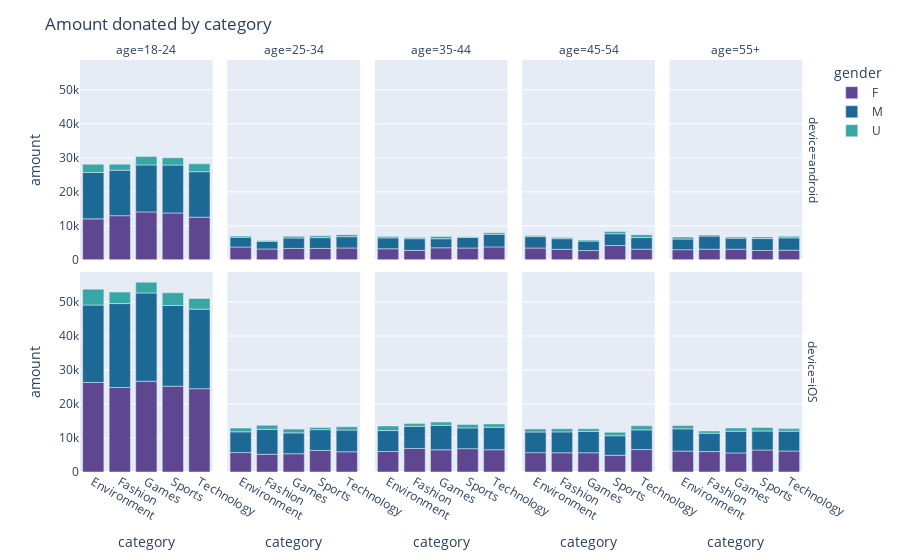

Write notebook code for a chart like this one.
### Markdown cell above
# Graph for upcoming meeting

### Code cell
df_plot = df.groupby(by=['category','gender','age','device'])['amount'].sum().reset_index()

fig = px.bar(df_plot, x = 'category', y = 'amount', color = 'gender',facet_row = 'device', facet_col = 'age',color_discrete_sequence=px.colors.qualitative.Prism)
fig.update_layout(title={'text' : "Amount donated by category"})
fig.show()

### Figure 1 — Plotly figure (JSON) as saved in the notebook; plotly's stock layout.template omitted (floating-point values rounded to 4 significant figures)
{"data": [{"alignmentgroup": "True", "hovertemplate": "gender=F<br>device=android<br>age=18-24<br>category=%{x}<br>amount=%{y}<extra></extra>", "legendgroup": "F", "marker": {"color": "rgb(95, 70, 144)", "pattern": {"shape": ""}}, "name": "F", "offsetgroup": "F", "orientation": "v", "showlegend": true, "textposition": "auto", "type": "bar", "x": ["Environment", "Fashion", "Games", "Sports", "Technology"], "xaxis": "x6", "y": [12046, 12975, 14085, 13781, 12545], "yaxis": "y6"}, {"alignmentgroup": "True", "hovertemplate": "gender=F<br>device=android<br>age=25-34<br>category=%{x}<br>amount=%{y}<extra></extra>", "legendgroup": "F", "marker": {"color": "rgb(95, 70, 144)", "pattern": {"shape": ""}}, "name": "F", "offsetgroup": "F", "orientation": "v", "showlegend": false, "textposition": "auto", "type": "bar", "x": ["Environment", "Fashion", "Games", "Sports", "Technology"], "xaxis": "x7", "y": [3772, 3187, 3351, 3356, 3482], "yaxis": "y7"}, {"alignmentgroup": "True", "hovertemplate": "gender=F<br>device=android<br>age=35-44<br>category=%{x}<br>amount=%{y}<extra></extra>", "legendgroup": "F", "marker": {"color": "rgb(95, 70, 144)", "pattern": {"shape": ""}}, "name": "F", "offsetgroup": "F", "orientation": "v", "showlegend": false, "textposition": "auto", "type": "bar", "x": ["Environment", "Fashion", "Games", "Sports", "Technology"], "xaxis": "x8", "y": [3257, 2782, 3542, 3467, 3792], "yaxis": "y8"}, {"alignmentgroup": "True", "hovertemplate": "gender=F<br>device=android<br>age=45-54<br>category=%{x}<br>amount=%{y}<extra></extra>", "legendgroup": "F", "marker": {"color": "rgb(95, 70, 144)", "pattern": {"shape": ""}}, "name": "F", "offsetgroup": "F", "orientation": "v", "showlegend": false, "textposition": "auto", "type": "bar", "x": ["Environment", "Fashion", "Games", "Sports", "Technology"], "xaxis": "x9", "y": [3466, 3079, 2725, 4193, 3132], "yaxis": "y9"}, {"alignmentgroup": "True", "hovertemplate": "gender=F<br>device=android<br>age=55+<br>category=%{x}<br>amount=%{y}<extra></extra>", "legendgroup": "F", "marker": {"color": "rgb(95, 70, 144)", "pattern": {"shape": ""}}, "name": "F", "offsetgroup": "F", "orientation": "v", "showlegend": false, "textposition": "auto", "type": "bar", "x": ["Environment", "Fashion", "Games", "Sports", "Technology"], "xaxis": "x10", "y": [2984, 3123, 3107, 2749, 2827], "yaxis": "y10"}, {"alignmentgroup": "True", "hovertemplate": "gender=F<br>device=iOS<br>age=18-24<br>category=%{x}<br>amount=%{y}<extra></extra>", "legendgroup": "F", "marker": {"color": "rgb(95, 70, 144)", "pattern": {"shape": ""}}, "name": "F", "offsetgroup": "F", "orientation": "v", "showlegend": false, "textposition": "auto", "type": "bar", "x": ["Environment", "Fashion", "Games", "Sports", "Technology"], "xaxis": "x", "y": [26331, 24846, 26692, 25243, 24495], "yaxis": "y"}, {"alignmentgroup": "True", "hovertemplate": "gender=F<br>device=iOS<br>age=25-34<br>category=%{x}<br>amount=%{y}<extra></extra>", "legendgroup": "F", "marker": {"color": "rgb(95, 70, 144)", "pattern": {"shape": ""}}, "name": "F", "offsetgroup": "F", "orientation": "v", "showlegend": false, "textposition": "auto", "type": "bar", "x": ["Environment", "Fashion", "Games", "Sports", "Technology"], "xaxis": "x2", "y": [5713, 5206, 5378, 6334, 5954], "yaxis": "y2"}, {"alignmentgroup": "True", "hovertemplate": "gender=F<br>device=iOS<br>age=35-44<br>category=%{x}<br>amount=%{y}<extra></extra>", "legendgroup": "F", "marker": {"color": "rgb(95, 70, 144)", "pattern": {"shape": ""}}, "name": "F", "offsetgroup": "F", "orientation": "v", "showlegend": false, "textposition": "auto", "type": "bar", "x": ["Environment", "Fashion", "Games", "Sports", "Technology"], "xaxis": "x3", "y": [6018, 6925, 6521, 6867, 6552], "yaxis": "y3"}, {"alignmentgroup": "True", "hovertemplate": "gender=F<br>device=iOS<br>age=45-54<br>category=%{x}<br>amount=%{y}<extra></extra>", "legendgroup": "F", "marker": {"color": "rgb(95, 70, 144)", "pattern": {"shape": ""}}, "name": "F", "offsetgroup": "F", "orientation": "v", "showlegend": false, "textposition": "auto", "type": "bar", "x": ["Environment", "Fashion", "Games", "Sports", "Technology"], "xaxis": "x4", "y": [5692, 5656, 5657, 4918, 6596], "yaxis": "y4"}, {"alignmentgroup": "True", "hovertemplate": "gender=F<br>device=iOS<br>age=55+<br>category=%{x}<br>amount=%{y}<extra></extra>", "legendgroup": "F", "marker": {"color": "rgb(95, 70, 144)", "pattern": {"shape": ""}}, "name": "F", "offsetgroup": "F", "orientation": "v", "showlegend": false, "textposition": "auto", "type": "bar", "x": ["Environment", "Fashion", "Games", "Sports", "Technology"], "xaxis": "x5", "y": [6148, 6005, 5594, 6464, 6169], "yaxis": "y5"}, {"alignmentgroup": "True", "hovertemplate": "gender=M<br>device=android<br>age=18-24<br>category=%{x}<br>amount=%{y}<extra></extra>", "legendgroup": "M", "marker": {"color": "rgb(29, 105, 150)", "pattern": {"shape": ""}}, "name": "M", "offsetgroup": "M", "orientation": "v", "showlegend": true, "textposition": "auto", "type": "bar", "x": ["Environment", "Fashion", "Games", "Sports", "Technology"], "xaxis": "x6", "y": [13647, 13385, 13824, 14101, 13377], "yaxis": "y6"}, {"alignmentgroup": "True", "hovertemplate": "gender=M<br>device=android<br>age=25-34<br>category=%{x}<br>amount=%{y}<extra></extra>", "legendgroup": "M", "marker": {"color": "rgb(29, 105, 150)", "pattern": {"shape": ""}}, "name": "M", "offsetgroup": "M", "orientation": "v", "showlegend": false, "textposition": "auto", "type": "bar", "x": ["Environment", "Fashion", "Games", "Sports", "Technology"], "xaxis": "x7", "y": [2863, 2255, 3075, 3173, 3313], "yaxis": "y7"}, {"alignmentgroup": "True", "hovertemplate": "gender=M<br>device=android<br>age=35-44<br>category=%{x}<br>amount=%{y}<extra></extra>", "legendgroup": "M", "marker": {"color": "rgb(29, 105, 150)", "pattern": {"shape": ""}}, "name": "M", "offsetgroup": "M", "orientation": "v", "showlegend": false, "textposition": "auto", "type": "bar", "x": ["Environment", "Fashion", "Games", "Sports", "Technology"], "xaxis": "x8", "y": [3184, 3433, 2654, 3117, 3712], "yaxis": "y8"}, {"alignmentgroup": "True", "hovertemplate": "gender=M<br>device=android<br>age=45-54<br>category=%{x}<br>amount=%{y}<extra></extra>", "legendgroup": "M", "marker": {"color": "rgb(29, 105, 150)", "pattern": {"shape": ""}}, "name": "M", "offsetgroup": "M", "orientation": "v", "showlegend": false, "textposition": "auto", "type": "bar", "x": ["Environment", "Fashion", "Games", "Sports", "Technology"], "xaxis": "x9", "y": [3356, 3130, 2775, 3478, 3414], "yaxis": "y9"}, {"alignmentgroup": "True", "hovertemplate": "gender=M<br>device=android<br>age=55+<br>category=%{x}<br>amount=%{y}<extra></extra>", "legendgroup": "M", "marker": {"color": "rgb(29, 105, 150)", "pattern": {"shape": ""}}, "name": "M", "offsetgroup": "M", "orientation": "v", "showlegend": false, "textposition": "auto", "type": "bar", "x": ["Environment", "Fashion", "Games", "Sports", "Technology"], "xaxis": "x10", "y": [3129, 3862, 3248, 3501, 3639], "yaxis": "y10"}, {"alignmentgroup": "True", "hovertemplate": "gender=M<br>device=iOS<br>age=18-24<br>category=%{x}<br>amount=%{y}<extra></extra>", "legendgroup": "M", "marker": {"color": "rgb(29, 105, 150)", "pattern": {"shape": ""}}, "name": "M", "offsetgroup": "M", "orientation": "v", "showlegend": false, "textposition": "auto", "type": "bar", "x": ["Environment", "Fashion", "Games", "Sports", "Technology"], "xaxis": "x", "y": [22769, 24683, 25949, 23725, 23395], "yaxis": "y"}, {"alignmentgroup": "True", "hovertemplate": "gender=M<br>device=iOS<br>age=25-34<br>category=%{x}<br>amount=%{y}<extra></extra>", "legendgroup": "M", "marker": {"color": "rgb(29, 105, 150)", "pattern": {"shape": ""}}, "name": "M", "offsetgroup": "M", "orientation": "v", "showlegend": false, "textposition": "auto", "type": "bar", "x": ["Environment", "Fashion", "Games", "Sports", "Technology"], "xaxis": "x2", "y": [6102, 7325, 6131, 6120, 6381], "yaxis": "y2"}, {"alignmentgroup": "True", "hovertemplate": "gender=M<br>device=iOS<br>age=35-44<br>category=%{x}<br>amount=%{y}<extra></extra>", "legendgroup": "M", "marker": {"color": "rgb(29, 105, 150)", "pattern": {"shape": ""}}, "name": "M", "offsetgroup": "M", "orientation": "v", "showlegend": false, "textposition": "auto", "type": "bar", "x": ["Environment", "Fashion", "Games", "Sports", "Technology"], "xaxis": "x3", "y": [6170, 6499, 7187, 6094, 6605], "yaxis": "y3"}, {"alignmentgroup": "True", "hovertemplate": "gender=M<br>device=iOS<br>age=45-54<br>category=%{x}<br>amount=%{y}<extra></extra>", "legendgroup": "M", "marker": {"color": "rgb(29, 105, 150)", "pattern": {"shape": ""}}, "name": "M", "offsetgroup": "M", "orientation": "v", "showlegend": false, "textposition": "auto", "type": "bar", "x": ["Environment", "Fashion", "Games", "Sports", "Technology"], "xaxis": "x4", "y": [6080, 6142, 6283, 5739, 5792], "yaxis": "y4"}, {"alignmentgroup": "True", "hovertemplate": "gender=M<br>device=iOS<br>age=55+<br>category=%{x}<br>amount=%{y}<extra></extra>", "legendgroup": "M", "marker": {"color": "rgb(29, 105, 150)", "pattern": {"shape": ""}}, "name": "M", "offsetgroup": "M", "orientation": "v", "showlegend": false, "textposition": "auto", "type": "bar", "x": ["Environment", "Fashion", "Games", "Sports", "Technology"], "xaxis": "x5", "y": [6542, 5386, 6385, 5592, 5832], "yaxis": "y5"}, {"alignmentgroup": "True", "hovertemplate": "gender=U<br>device=android<br>age=18-24<br>category=%{x}<br>amount=%{y}<extra></extra>", "legendgroup": "U", "marker": {"color": "rgb(56, 166, 165)", "pattern": {"shape": ""}}, "name": "U", "offsetgroup": "U", "orientation": "v", "showlegend": true, "textposition": "auto", "type": "bar", "x": ["Environment", "Fashion", "Games", "Sports", "Technology"], "xaxis": "x6", "y": [2400, 1777, 2445, 2144, 2308], "yaxis": "y6"}, {"alignmentgroup": "True", "hovertemplate": "gender=U<br>device=android<br>age=25-34<br>category=%{x}<br>amount=%{y}<extra></extra>", "legendgroup": "U", "marker": {"color": "rgb(56, 166, 165)", "pattern": {"shape": ""}}, "name": "U", "offsetgroup": "U", "orientation": "v", "showlegend": false, "textposition": "auto", "type": "bar", "x": ["Environment", "Fashion", "Games", "Sports", "Technology"], "xaxis": "x7", "y": [354, 266, 490, 514, 610], "yaxis": "y7"}, {"alignmentgroup": "True", "hovertemplate": "gender=U<br>device=android<br>age=35-44<br>category=%{x}<br>amount=%{y}<extra></extra>", "legendgroup": "U", "marker": {"color": "rgb(56, 166, 165)", "pattern": {"shape": ""}}, "name": "U", "offsetgroup": "U", "orientation": "v", "showlegend": false, "textposition": "auto", "type": "bar", "x": ["Environment", "Fashion", "Games", "Sports", "Technology"], "xaxis": "x8", "y": [380, 313, 656, 236, 455], "yaxis": "y8"}, {"alignmentgroup": "True", "hovertemplate": "gender=U<br>device=android<br>age=45-54<br>category=%{x}<br>amount=%{y}<extra></extra>", "legendgroup": "U", "marker": {"color": "rgb(56, 166, 165)", "pattern": {"shape": ""}}, "name": "U", "offsetgroup": "U", "orientation": "v", "showlegend": false, "textposition": "auto", "type": "bar", "x": ["Environment", "Fashion", "Games", "Sports", "Technology"], "xaxis": "x9", "y": [363, 360, 312, 666, 835], "yaxis": "y9"}, {"alignmentgroup": "True", "hovertemplate": "gender=U<br>device=android<br>age=55+<br>category=%{x}<br>amount=%{y}<extra></extra>", "legendgroup": "U", "marker": {"color": "rgb(56, 166, 165)", "pattern": {"shape": ""}}, "name": "U", "offsetgroup": "U", "orientation": "v", "showlegend": false, "textposition": "auto", "type": "bar", "x": ["Environment", "Fashion", "Games", "Sports", "Technology"], "xaxis": "x10", "y": [598, 327, 354, 472, 460], "yaxis": "y10"}, {"alignmentgroup": "True", "hovertemplate": "gender=U<br>device=iOS<br>age=18-24<br>category=%{x}<br>amount=%{y}<extra></extra>", "legendgroup": "U", "marker": {"color": "rgb(56, 166, 165)", "pattern": {"shape": ""}}, "name": "U", "offsetgroup": "U", "orientation": "v", "showlegend": false, "textposition": "auto", "type": "bar", "x": ["Environment", "Fashion", "Games", "Sports", "Technology"], "xaxis": "x", "y": [4669, 3384, 3179, 3732, 3145], "yaxis": "y"}, {"alignmentgroup": "True", "hovertemplate": "gender=U<br>device=iOS<br>age=25-34<br>category=%{x}<br>amount=%{y}<extra></extra>", "legendgroup": "U", "marker": {"color": "rgb(56, 166, 165)", "pattern": {"shape": ""}}, "name": "U", "offsetgroup": "U", "orientation": "v", "showlegend": false, "textposition": "auto", "type": "bar", "x": ["Environment", "Fashion", "Games", "Sports", "Technology"], "xaxis": "x2", "y": [1114, 1214, 1100, 648, 982], "yaxis": "y2"}, {"alignmentgroup": "True", "hovertemplate": "gender=U<br>device=iOS<br>age=35-44<br>category=%{x}<br>amount=%{y}<extra></extra>", "legendgroup": "U", "marker": {"color": "rgb(56, 166, 165)", "pattern": {"shape": ""}}, "name": "U", "offsetgroup": "U", "orientation": "v", "showlegend": false, "textposition": "auto", "type": "bar", "x": ["Environment", "Fashion", "Games", "Sports", "Technology"], "xaxis": "x3", "y": [1349, 822, 1016, 1010, 982], "yaxis": "y3"}, {"alignmentgroup": "True", "hovertemplate": "gender=U<br>device=iOS<br>age=45-54<br>category=%{x}<br>amount=%{y}<extra></extra>", "legendgroup": "U", "marker": {"color": "rgb(56, 166, 165)", "pattern": {"shape": ""}}, "name": "U", "offsetgroup": "U", "orientation": "v", "showlegend": false, "textposition": "auto", "type": "bar", "x": ["Environment", "Fashion", "Games", "Sports", "Technology"], "xaxis": "x4", "y": [887, 944, 786, 1048, 1191], "yaxis": "y4"}, {"alignmentgroup": "True", "hovertemplate": "gender=U<br>device=iOS<br>age=55+<br>category=%{x}<br>amount=%{y}<extra></extra>", "legendgroup": "U", "marker": {"color": "rgb(56, 166, 165)", "pattern": {"shape": ""}}, "name": "U", "offsetgroup": "U", "orientation": "v", "showlegend": false, "textposition": "auto", "type": "bar", "x": ["Environment", "Fashion", "Games", "Sports", "Technology"], "xaxis": "x5", "y": [993, 661, 982, 1046, 759], "yaxis": "y5"}], "layout": {"annotations": [{"font": {}, "showarrow": false, "text": "age=18-24", "x": 0.09, "xanchor": "center", "xref": "paper", "y": 1, "yanchor": "bottom", "yref": "paper"}, {"font": {}, "showarrow": false, "text": "age=25-34", "x": 0.29, "xanchor": "center", "xref": "paper", "y": 1, "yanchor": "bottom", "yref": "paper"}, {"font": {}, "showarrow": false, "text": "age=35-44", "x": 0.49, "xanchor": "center", "xref": "paper", "y": 1, "yanchor": "bottom", "yref": "paper"}, {"font": {}, "showarrow": false, "text": "age=45-54", "x": 0.69, "xanchor": "center", "xref": "paper", "y": 1, "yanchor": "bottom", "yref": "paper"}, {"font": {}, "showarrow": false, "text": "age=55+", "x": 0.89, "xanchor": "center", "xref": "paper", "y": 1, "yanchor": "bottom", "yref": "paper"}, {"font": {}, "showarrow": false, "text": "device=iOS", "textangle": 90, "x": 0.98, "xanchor": "left", "xref": "paper", "y": 0.2425, "yanchor": "middle", "yref": "paper"}, {"font": {}, "showarrow": false, "text": "device=android", "textangle": 90, "x": 0.98, "xanchor": "left", "xref": "paper", "y": 0.7575, "yanchor": "middle", "yref": "paper"}], "barmode": "relative", "legend": {"title": {"text": "gender"}, "tracegroupgap": 0}, "margin": {"t": 60}, "title": {"text": "Amount donated by category"}, "xaxis": {"anchor": "y", "autorange": true, "domain": [0, 0.18], "range": [-0.5, 4.5], "title": {"text": "category"}, "type": "category"}, "xaxis10": {"anchor": "y10", "autorange": true, "domain": [0.8, 0.98], "matches": "x", "range": [-0.5, 4.5], "showticklabels": false, "type": "category"}, "xaxis2": {"anchor": "y2", "autorange": true, "domain": [0.2, 0.38], "matches": "x", "range": [-0.5, 4.5], "title": {"text": "category"}, "type": "category"}, "xaxis3": {"anchor": "y3", "autorange": true, "domain": [0.4, 0.58], "matches": "x", "range": [-0.5, 4.5], "title": {"text": "category"}, "type": "category"}, "xaxis4": {"anchor": "y4", "autorange": true, "domain": [0.6, 0.78], "matches": "x", "range": [-0.5, 4.5], "title": {"text": "category"}, "type": "category"}, "xaxis5": {"anchor": "y5", "autorange": true, "domain": [0.8, 0.98], "matches": "x", "range": [-0.5, 4.5], "title": {"text": "category"}, "type": "category"}, "xaxis6": {"anchor": "y6", "autorange": true, "domain": [0, 0.18], "matches": "x", "range": [-0.5, 4.5], "showticklabels": false, "type": "category"}, "xaxis7": {"anchor": "y7", "autorange": true, "domain": [0.2, 0.38], "matches": "x", "range": [-0.5, 4.5], "showticklabels": false, "type": "category"}, "xaxis8": {"anchor": "y8", "autorange": true, "domain": [0.4, 0.58], "matches": "x", "range": [-0.5, 4.5], "showticklabels": false, "type": "category"}, "xaxis9": {"anchor": "y9", "autorange": true, "domain": [0.6, 0.78], "matches": "x", "range": [-0.5, 4.5], "showticklabels": false, "type": "category"}, "yaxis": {"anchor": "x", "autorange": true, "domain": [0, 0.485], "range": [0, 58760.0], "title": {"text": "amount"}, "type": "linear"}, "yaxis10": {"anchor": "x10", "autorange": true, "domain": [0.515, 1], "matches": "y", "range": [0, 58760.0], "showticklabels": false, "type": "linear"}, "yaxis2": {"anchor": "x2", "autorange": true, "domain": [0, 0.485], "matches": "y", "range": [0, 58760.0], "showticklabels": false, "type": "linear"}, "yaxis3": {"anchor": "x3", "autorange": true, "domain": [0, 0.485], "matches": "y", "range": [0, 58760.0], "showticklabels": false, "type": "linear"}, "yaxis4": {"anchor": "x4", "autorange": true, "domain": [0, 0.485], "matches": "y", "range": [0, 58760.0], "showticklabels": false, "type": "linear"}, "yaxis5": {"anchor": "x5", "autorange": true, "domain": [0, 0.485], "matches": "y", "range": [0, 58760.0], "showticklabels": false, "type": "linear"}, "yaxis6": {"anchor": "x6", "autorange": true, "domain": [0.515, 1], "matches": "y", "range": [0, 58760.0], "title": {"text": "amount"}, "type": "linear"}, "yaxis7": {"anchor": "x7", "autorange": true, "domain": [0.515, 1], "matches": "y", "range": [0, 58760.0], "showticklabels": false, "type": "linear"}, "yaxis8": {"anchor": "x8", "autorange": true, "domain": [0.515, 1], "matches": "y", "range": [0, 58760.0], "showticklabels": false, "type": "linear"}, "yaxis9": {"anchor": "x9", "autorange": true, "domain": [0.515, 1], "matches": "y", "range": [0, 58760.0], "showticklabels": false, "type": "linear"}}}
